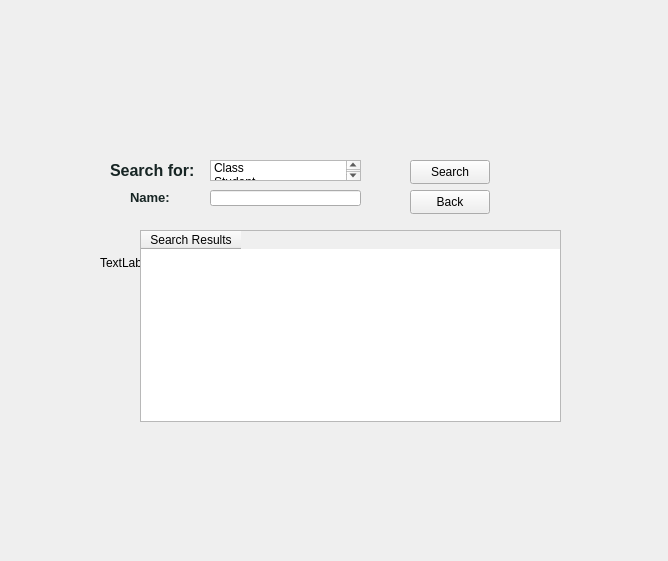
<?xml version="1.0" encoding="UTF-8"?>
<ui version="4.0">
 <class>Search</class>
 <widget class="QWidget" name="Search">
  <property name="geometry">
   <rect>
    <x>0</x>
    <y>0</y>
    <width>668</width>
    <height>561</height>
   </rect>
  </property>
  <property name="windowTitle">
   <string>Form</string>
  </property>
  <widget class="QLabel" name="background_image">
   <property name="geometry">
    <rect>
     <x>100</x>
     <y>90</y>
     <width>500</width>
     <height>345</height>
    </rect>
   </property>
   <property name="text">
    <string>TextLabel</string>
   </property>
  </widget>
  <widget class="QLabel" name="name_label">
   <property name="geometry">
    <rect>
     <x>130</x>
     <y>190</y>
     <width>61</width>
     <height>16</height>
    </rect>
   </property>
   <property name="text">
    <string>&lt;html&gt;&lt;head/&gt;&lt;body&gt;&lt;p&gt;&lt;span style=&quot; font-size:10pt; font-weight:700; color:#172524;&quot;&gt;Name:&lt;/span&gt;&lt;/p&gt;&lt;/body&gt;&lt;/html&gt;</string>
   </property>
  </widget>
  <widget class="QLineEdit" name="name_text">
   <property name="geometry">
    <rect>
     <x>210</x>
     <y>190</y>
     <width>151</width>
     <height>16</height>
    </rect>
   </property>
  </widget>
  <widget class="QTableWidget" name="tableWidget">
   <property name="geometry">
    <rect>
     <x>140</x>
     <y>230</y>
     <width>421</width>
     <height>192</height>
    </rect>
   </property>
   <property name="iconSize">
    <size>
     <width>0</width>
     <height>0</height>
    </size>
   </property>
   <column>
    <property name="text">
     <string>Search Results</string>
    </property>
   </column>
  </widget>
  <widget class="QPushButton" name="search_button">
   <property name="geometry">
    <rect>
     <x>410</x>
     <y>160</y>
     <width>80</width>
     <height>24</height>
    </rect>
   </property>
   <property name="text">
    <string>Search</string>
   </property>
  </widget>
  <widget class="QListWidget" name="listWidget">
   <property name="geometry">
    <rect>
     <x>210</x>
     <y>160</y>
     <width>151</width>
     <height>21</height>
    </rect>
   </property>
   <item>
    <property name="text">
     <string>Class</string>
    </property>
   </item>
   <item>
    <property name="text">
     <string>Student</string>
    </property>
   </item>
   <item>
    <property name="text">
     <string>Professor</string>
    </property>
   </item>
  </widget>
  <widget class="QLabel" name="search_for_label">
   <property name="geometry">
    <rect>
     <x>110</x>
     <y>160</y>
     <width>91</width>
     <height>21</height>
    </rect>
   </property>
   <property name="text">
    <string>&lt;html&gt;&lt;head/&gt;&lt;body&gt;&lt;p&gt;&lt;span style=&quot; font-size:12pt; font-weight:700; color:#172524;&quot;&gt;Search for:&lt;/span&gt;&lt;/p&gt;&lt;/body&gt;&lt;/html&gt;</string>
   </property>
  </widget>
  <widget class="QPushButton" name="back_button">
   <property name="geometry">
    <rect>
     <x>410</x>
     <y>190</y>
     <width>80</width>
     <height>24</height>
    </rect>
   </property>
   <property name="text">
    <string>Back</string>
   </property>
  </widget>
 </widget>
 <resources/>
 <connections/>
</ui>
